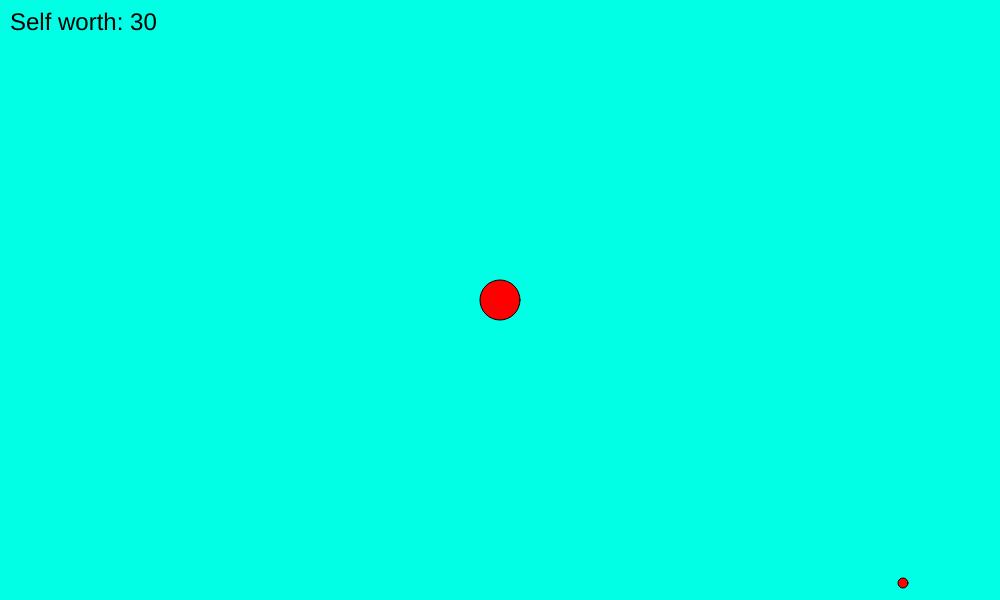
Frame 1 (no input)
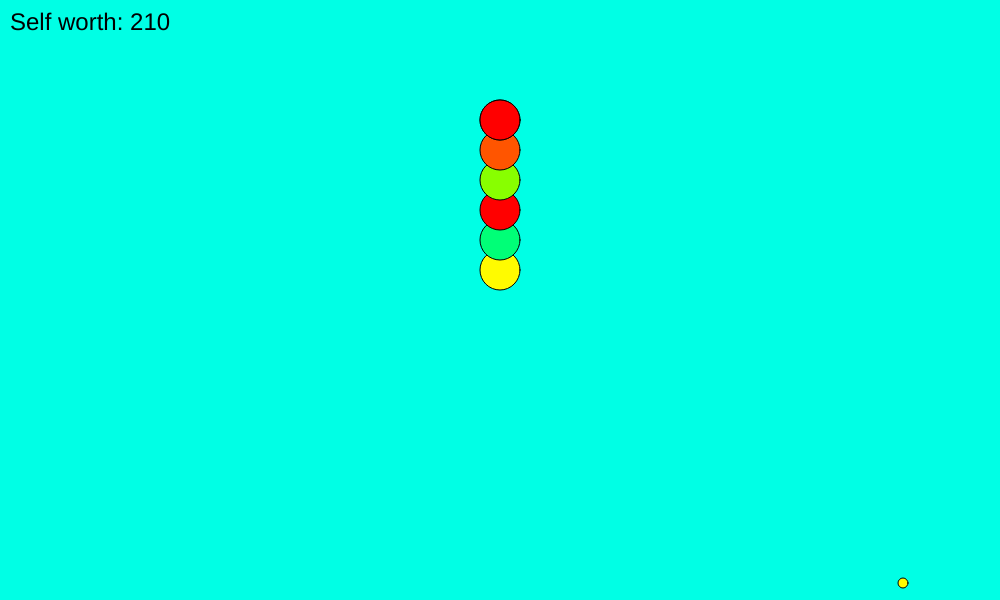
Frame 60 (no input)
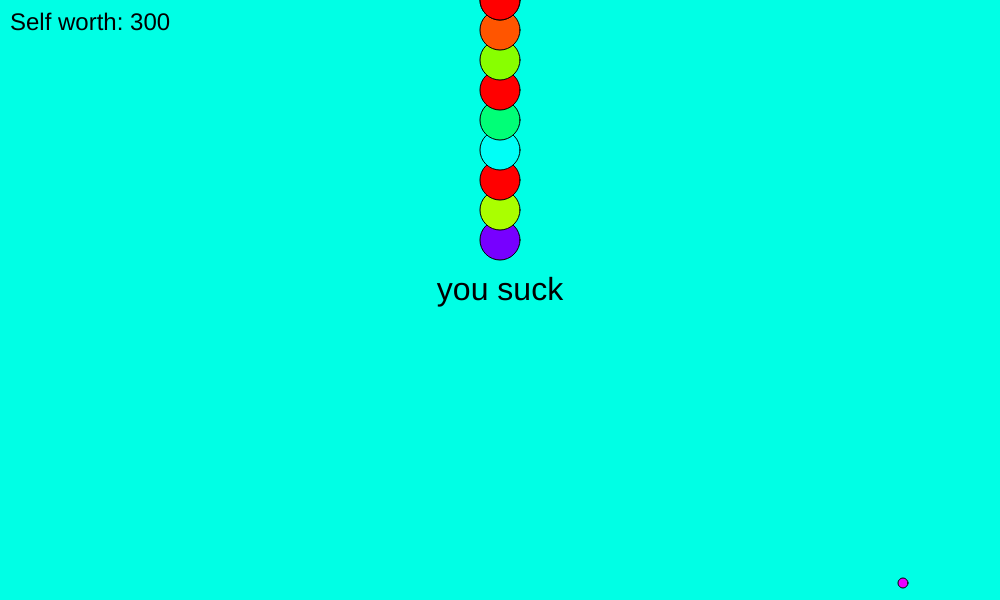
Frame 120 (the mouse pressed at the canvas centre since frame 60)

The p5.js sketch that drew these frames (run headless with seeded random() and noise() and a simulated clock; from frame 60 on, the mouse is pressed at the canvas centre):

// p5.js sketch
// ── sketch.js
var gameController;

function setup() {
  frameRate(60);
  createCanvas(1000, 600);
  colorMode(HSB, 360, 100, 100, 1);
  gameController = new GameController();
}

function draw() {
  gameController.update();
  gameController.draw();
}

function keyPressed() {
  gameController.onKeyPressed(keyCode);
}

// function keyReleased() {
//   var theresAKeyPressed = [LEFT_ARROW, RIGHT_ARROW, UP_ARROW, DOWN_ARROW].some(keyIsDown);
//   if(!theresAKeyPressed) {
//     snek.stahp(); 
//   }
// }
// ── fruitManager.js
function FruitManager() {
	return {
		lengthPerFruit: 7,
		fruitSize: 10,
		myDeliciousFruits: [],

		//Updates the fruit manager by checking if the snake's head has eaten any of its delicious fruit
		update: function(head) {
			var numCollisions = this.checkForCollision(head);
			if(this.myDeliciousFruits.length === 0) {
				this.addFruit();
			}

			return numCollisions * this.lengthPerFruit;
		},

		draw: function() {
			this.myDeliciousFruits.forEach(function(point) {
				point.draw();
			});
		},

		checkForCollision: function(head) {
			var	currFruit,
				numCollisions = 0;
			for(var i = this.myDeliciousFruits.length - 1; i >= 0; i--) {
				currFruit = this.myDeliciousFruits[i];
				if(head.collides(currFruit)) {
					this.myDeliciousFruits.splice(i, 1);
					numCollisions++;
				}
			}

			return numCollisions;
		},

		addFruit: function() {
			var randX = getRandomInt(0, width),
				randY = getRandomInt(0, height),
				fruitColor = color(0, 100, 100, 1);
			this.myDeliciousFruits.push(Point(randX, randY, this.fruitSize, this.fruitSize, fruitColor, true));
		}
	};
};
// ── gameController.js
//Controls the state of the game. Passes information between the various systems as they need it
function GameController() {
	return {
		snek: new Snake(),
		fruitManager: new FruitManager(),

		currentlyNotAFailure: true,

		update: function() {
			if(frameCount % 10 == 0) {
				this.snek.update();
			}
			var lengthToAdd = this.fruitManager.update(this.snek.getHead());
			this.snek.addLength(lengthToAdd);
		},

		draw: function() {
			if(this.currentlyNotAFailure && this.lost()) {
				this.drawAll();
				this.snek.stahp();
				this.showFail();
				this.currentlyNotAFailure = false;
			} 
			if(!this.currentlyNotAFailure) {
				return;
			}
			this.drawAll();
		},

		drawAll: function() {
			//Note to self: can do same thing as this.snek.update() for lag-mode
			this.snek.draw();
			this.fruitManager.draw();
			this.drawScore(this.getScore());
		},

		onKeyPressed: function(keyCode) {
			if (keyCode === LEFT_ARROW) {
				this.snek.moveLeft();
			} else if (keyCode === RIGHT_ARROW) {
				this.snek.moveRight();
			} else if (keyCode === UP_ARROW) {
				this.snek.moveUp();
			} else if (keyCode === DOWN_ARROW) {
				this.snek.moveDown();
			} else if (keyCode === 173 || keyCode === 189) { //-
				this.snek.moveSpeed -= 1;
			} else if (keyCode === 61 || keyCode === 187) { //=
				this.snek.moveSpeed += 1;
			}
		},

		lost: function() {
			var head = this.snek.getHead();

			outsideArena = head.x + (head.w / 2) > width || head.x - (head.w / 2) < 0 || head.y + (head.h / 2) > height || head.y - (head.h / 2) < 0;
			collidesWithTail = this.snek.collidesWithTail();

			return outsideArena || collidesWithTail;
		},

		showFail: function() {
			var disappointments = ["you suck", 
				"i'm disappointed in you",
				"that didn't seem like it was your best effort",
				"maybe next time you won't let me down",
				"this is worse than the spaghetti incident",
				"just wait until you father hears about this"],
			chosenDisappointment = disappointments[getRandomInt(0, disappointments.length-1)];

			textSize(32);
			fill(0);
			textAlign(CENTER);
			text(chosenDisappointment, width/2, height/2);
		},

		getScore: function() {
			return this.snek.mySnek.length * this.snek.moveSpeed;
		},

		//TODO: Only draw if not lost
		drawScore: function(currScore) {
			textSize(24);
			fill(0, 0, 0, 1);
			text("Self worth: " + currScore, 10, 30);
		}
	};
};
// ── point.js
function Point(givenX, givenY, width, height, initialColor) {
	return {
		x: givenX,
		y: givenY,
		w: width,
		h: height,
		initC: initialColor,
		c: initialColor || color(360, 100, 50, 1),
		age: 0,

		draw: function() {
			this.updateColor();
			fill(this.c);
			ellipse(this.x, this.y, this.w, this.h);
			this.age++;
		},

		updateColor: function() {
			var h = hue(this.c);

			h += (h + (this.age * 1));
			this.c = color(h, 100, 100, 1);
		},

		//http://stackoverflow.com/questions/306316/determine-if-two-rectangles-overlap-each-other
		collides: function(otherPoint) {
			var wiggleroom = 2,
			 	myX1 = this.x - (this.w / wiggleroom),
				myY1 = this.y - (this.h / wiggleroom),
				myX2 = this.x + (this.w / wiggleroom),
				myY2 = this.y + (this.h / wiggleroom),
				otherX1 = otherPoint.x - (otherPoint.w / wiggleroom),
				otherY1 = otherPoint.y - (otherPoint.h / wiggleroom),
				otherX2 = otherPoint.x + (otherPoint.w / wiggleroom),
				otherY2 = otherPoint.y + (otherPoint.h / wiggleroom);

			return myX1 < otherX2 && myX2 > otherX1 && myY1 < otherY2 && myY2 > otherY1;
		}

	};
};

/**
 * Returns a random integer between min (inclusive) and max (inclusive)
 * Using Math.round() will give you a non-uniform distribution!
 * http://stackoverflow.com/questions/1527803/generating-random-whole-numbers-in-javascript-in-a-specific-range
 */
function getRandomInt(min, max) {
    return Math.floor(Math.random() * (max - min + 1)) + min;
}
// ── snek.js
function Snake() {
	var snekFatness = 40;
	return {
		fatness: snekFatness,
		mySnek: [Point(width/2, height/2, snekFatness, snekFatness, null, false)],
		longness: 10,

		moveSpeed: 30,
		moving: "UP",

		
		update: function() {
			this.updateDs();
			var head = this.getHead();

			head.x += this.dX;
			head.y += this.dY;
			var newPoint = Point(head.x, head.y, this.fatness, this.fatness, null, false);
			this.mySnek.push(newPoint);
			this.trimSnek();
		},

		addLength: function(lengthToAdd) {
			this.longness += lengthToAdd;
		},

		getHead: function() {
			return this.mySnek[this.mySnek.length - 1];
		},

		getLength: function() {
			return this.mySnek.length;
		},

		collidesWithTail: function() {
			var snekLength = this.getLength(),
				head = this.getHead(),
				headFattedness = 3; //This can be based on the width and speed

			return this.mySnek.length > headFattedness && 
				this.mySnek.slice(0, snekLength - headFattedness).some(function(tail) {
					return head.collides(tail);
				});
		},

		draw: function() {
			this.drawSnek();
		},

		drawSnek: function() {
  			background(174, 100, 100, 1);
			this.mySnek.forEach(function(point) {
				point.draw();
			});
		},

		trimSnek: function() {
			//Note, we could also check the age of the point and remove any that are too old.
			//As is, this is fine though. Not sure if it'll break when we add more longness.
			if(this.shouldTrim()) {
				this.mySnek.splice(0, 1);
			}
		},

		isFullLength: function() {
			return this.mySnek.length === this.longness;
		},

		shouldTrim: function() {
			return this.mySnek.length > this.longness;
		},

		updateDs: function() {
			switch(this.moving) {
				case "RIGHT":
					this.dX = this.moveSpeed;
					this.dY = 0;
					break;
				case "LEFT":
					this.dX = -this.moveSpeed;
					this.dY = 0;
					break;
				case "UP":
					this.dX = 0;
					this.dY = -this.moveSpeed;
					break;
				case "DOWN":
					this.dX = 0;
					this.dY = this.moveSpeed;
					break;
			}
		},

		moveRight: function() {
			if(this.moving === "LEFT") {
				return;
			}
			this.moving = "RIGHT";
		},

		moveLeft: function() {
			if(this.moving === "RIGHT") {
				return;
			}
			this.moving = "LEFT";
		},

		moveUp: function() {
			if(this.moving === "DOWN") {
				return;
			}
			this.moving = "UP";
		},

		moveDown: function() {
			if(this.moving === "UP") {
				return;
			}
			this.moving = "DOWN";
		},

		stahp: function() {
			this.dX = 0;
			this.dY = 0;
		}
	};
}
